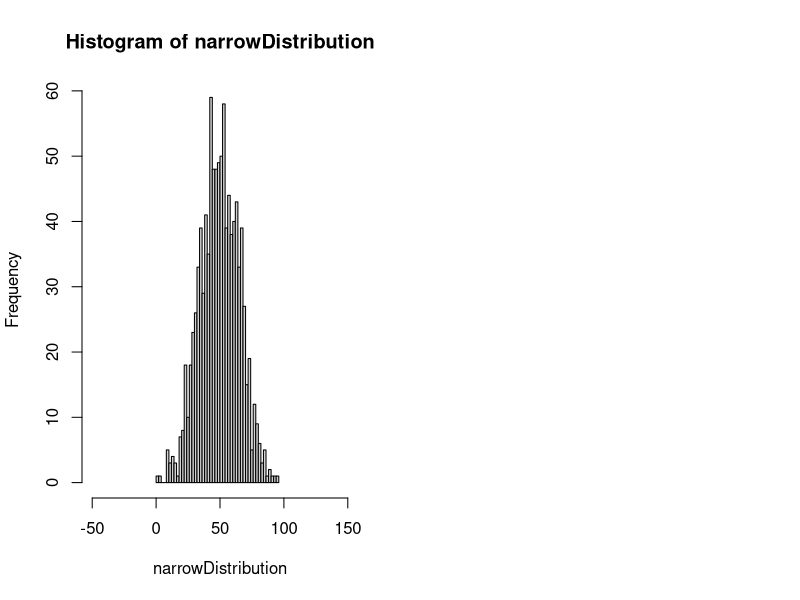

Reproduce this figure in R. (Note: this script raises an error after producing the figure.)
five <- rnorm(5, mean = 10, sd =2)
print(five)

narrowDistribution <- rnorm(1000, mean = 50, sd = 15)
par(mfrow=c(1, 2))
hist(narrowDistribution, breaks=50, xlim=c(-50, 150))
hist(wideDistribution, breaks=50, xlim=c(-50, 150))
